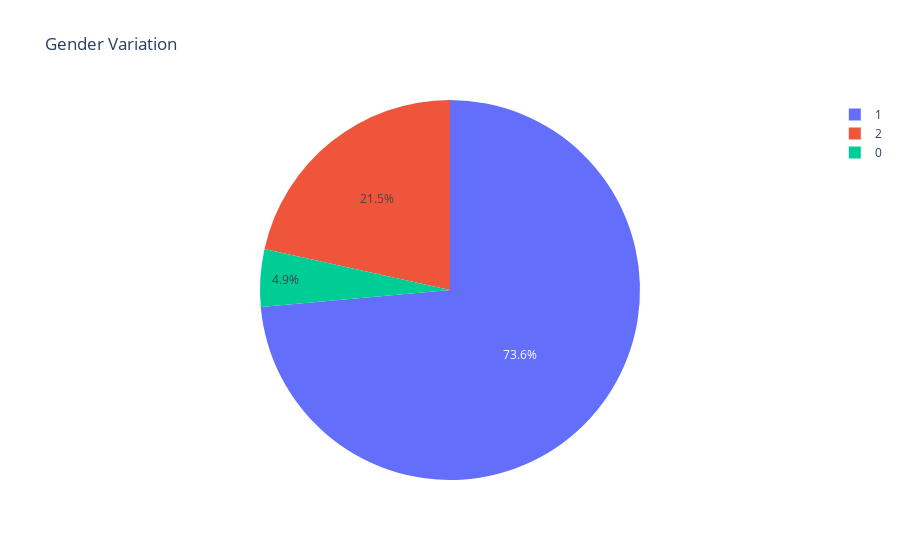

This figure's notebook cell:
### Code cell
# Gender based variation
import plotly.express as px
px.pie(values = combined_df['gender'].value_counts(),
       names =combined_df['gender'].value_counts().index,
       title ="Gender Variation")

### Figure 1 — Plotly figure (JSON) as saved in the notebook; plotly's stock layout.template omitted (floating-point values rounded to 4 significant figures)
{"data": [{"domain": {"x": [0, 1], "y": [0, 1]}, "hovertemplate": "label=%{label}<br>value=%{value}<extra></extra>", "labels": [1, 2, 0], "legendgroup": "", "name": "", "showlegend": true, "type": "pie", "values": [5903512, 1727332, 392915]}], "layout": {"legend": {"tracegroupgap": 0}, "title": {"text": "Gender Variation"}}}
